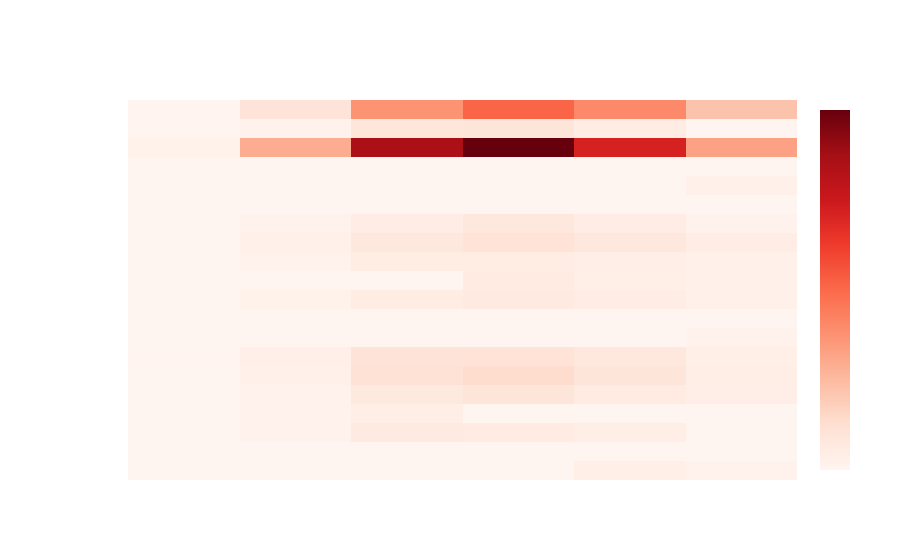

The notebook cell saved with this chart:
### Code cell
import plotly.graph_objects as go ### ESSE AQUI QUE VOU USAR NO STREAMLIT ###
import pandas as pd

# Pivot the data for heatmap
heatmap_data = df_words_sorted.pivot(index='token', columns='nota', values='token_frequency').fillna(0).head(20)

# Create the heatmap
fig = go.Figure(data=go.Heatmap(
    z=heatmap_data.values,  # Frequency matrix
    x=heatmap_data.columns,  # Grades (x-axis)
    y=heatmap_data.index,    # Tokens (y-axis)
    colorscale='Reds',       # Heatmap color scale
    colorbar=dict(title="Frequência", titlefont=dict(size=14), tickfont=dict(size=12)),  # Legend title and font size
    hoverongaps=False,       # Ensure no gaps show on hover
    hovertemplate=(
        "<span style='font-size:14px'><b>Token</b>: %{y}<br>" +  # Tooltip with larger font
        "<b>Nota</b>: %{x}<br>" +
        "<b>Frequência</b>: %{z}</span><extra></extra>"
    )
))

# Update layout for better visualization
fig.update_layout(
    template="plotly_white",
    plot_bgcolor="rgba(0, 0, 0, 0)",  # Transparent plot background
    paper_bgcolor="rgba(0, 0, 0, 0)",  # Transparent outer background
    font=dict(color="white", size=14),  # Update general font size
    height=800,  # Adjust height
    width=1000,   # Keep width consistent
)

# Update y-axis to hide tokens
fig.update_yaxes(
    title="",  # No y-axis title
    showticklabels=False,  # Hide tokens from y-axis
)

# Update x-axis for better styling
fig.update_xaxes(title="", showticklabels=False)

# Show the figure
fig.show()

### Figure 1 — Plotly figure (JSON) as saved in the notebook; plotly's stock layout.template omitted (floating-point values rounded to 4 significant figures)
{"data": [{"colorscale": [[0, "rgb(255,245,240)"], [0.125, "rgb(254,224,210)"], [0.25, "rgb(252,187,161)"], [0.375, "rgb(252,146,114)"], [0.5, "rgb(251,106,74)"], [0.625, "rgb(239,59,44)"], [0.75, "rgb(203,24,29)"], [0.875, "rgb(165,15,21)"], [1, "rgb(103,0,13)"]], "hoverongaps": false, "hovertemplate": "Token: %{y}<br>Nota: %{x}<br>Frequência: %{z}<extra></extra>", "type": "heatmap", "x": [0, 1, 2, 3, 4, 5], "y": ["aberta", "acho", "agora", "agravado", "ainda", "alvo", "ano", "anos", "arquiteta", "artístico", "assim", "assunto", "atenciosamente", "atenção", "augusto", "autoridades", "azulejo", "azulejos", "belem", "belém"], "z": [[0, 0, 0, 0, 97, 57], [4, 0, 0, 0, 0, 0], [0, 46, 160, 149, 111, 0], [4, 44, 112, 0, 0, 0], [0, 55, 188, 237, 156, 99], [0, 78, 289, 339, 237, 103], [8, 86, 256, 278, 207, 96], [0, 0, 0, 0, 0, 58], [4, 0, 0, 0, 0, 0], [0, 51, 126, 166, 129, 79], [0, 0, 0, 157, 91, 65], [3, 40, 126, 143, 98, 59], [0, 60, 205, 276, 201, 115], [0, 47, 129, 192, 117, 55], [3, 0, 0, 0, 0, 0], [0, 0, 0, 0, 0, 60], [4, 0, 0, 0, 0, 0], [49, 739, 2173, 2531, 1810, 830], [8, 41, 232, 246, 123, 0], [8, 249, 937, 1297, 1009, 562]]}], "layout": {"font": {"color": "white"}, "paper_bgcolor": "rgba(0, 0, 0, 0)", "plot_bgcolor": "rgba(0, 0, 0, 0)", "xaxis": {"showticklabels": false, "title": {"text": "Frequência"}}, "yaxis": {"automargin": true, "title": {"text": "Tokens"}}}}
